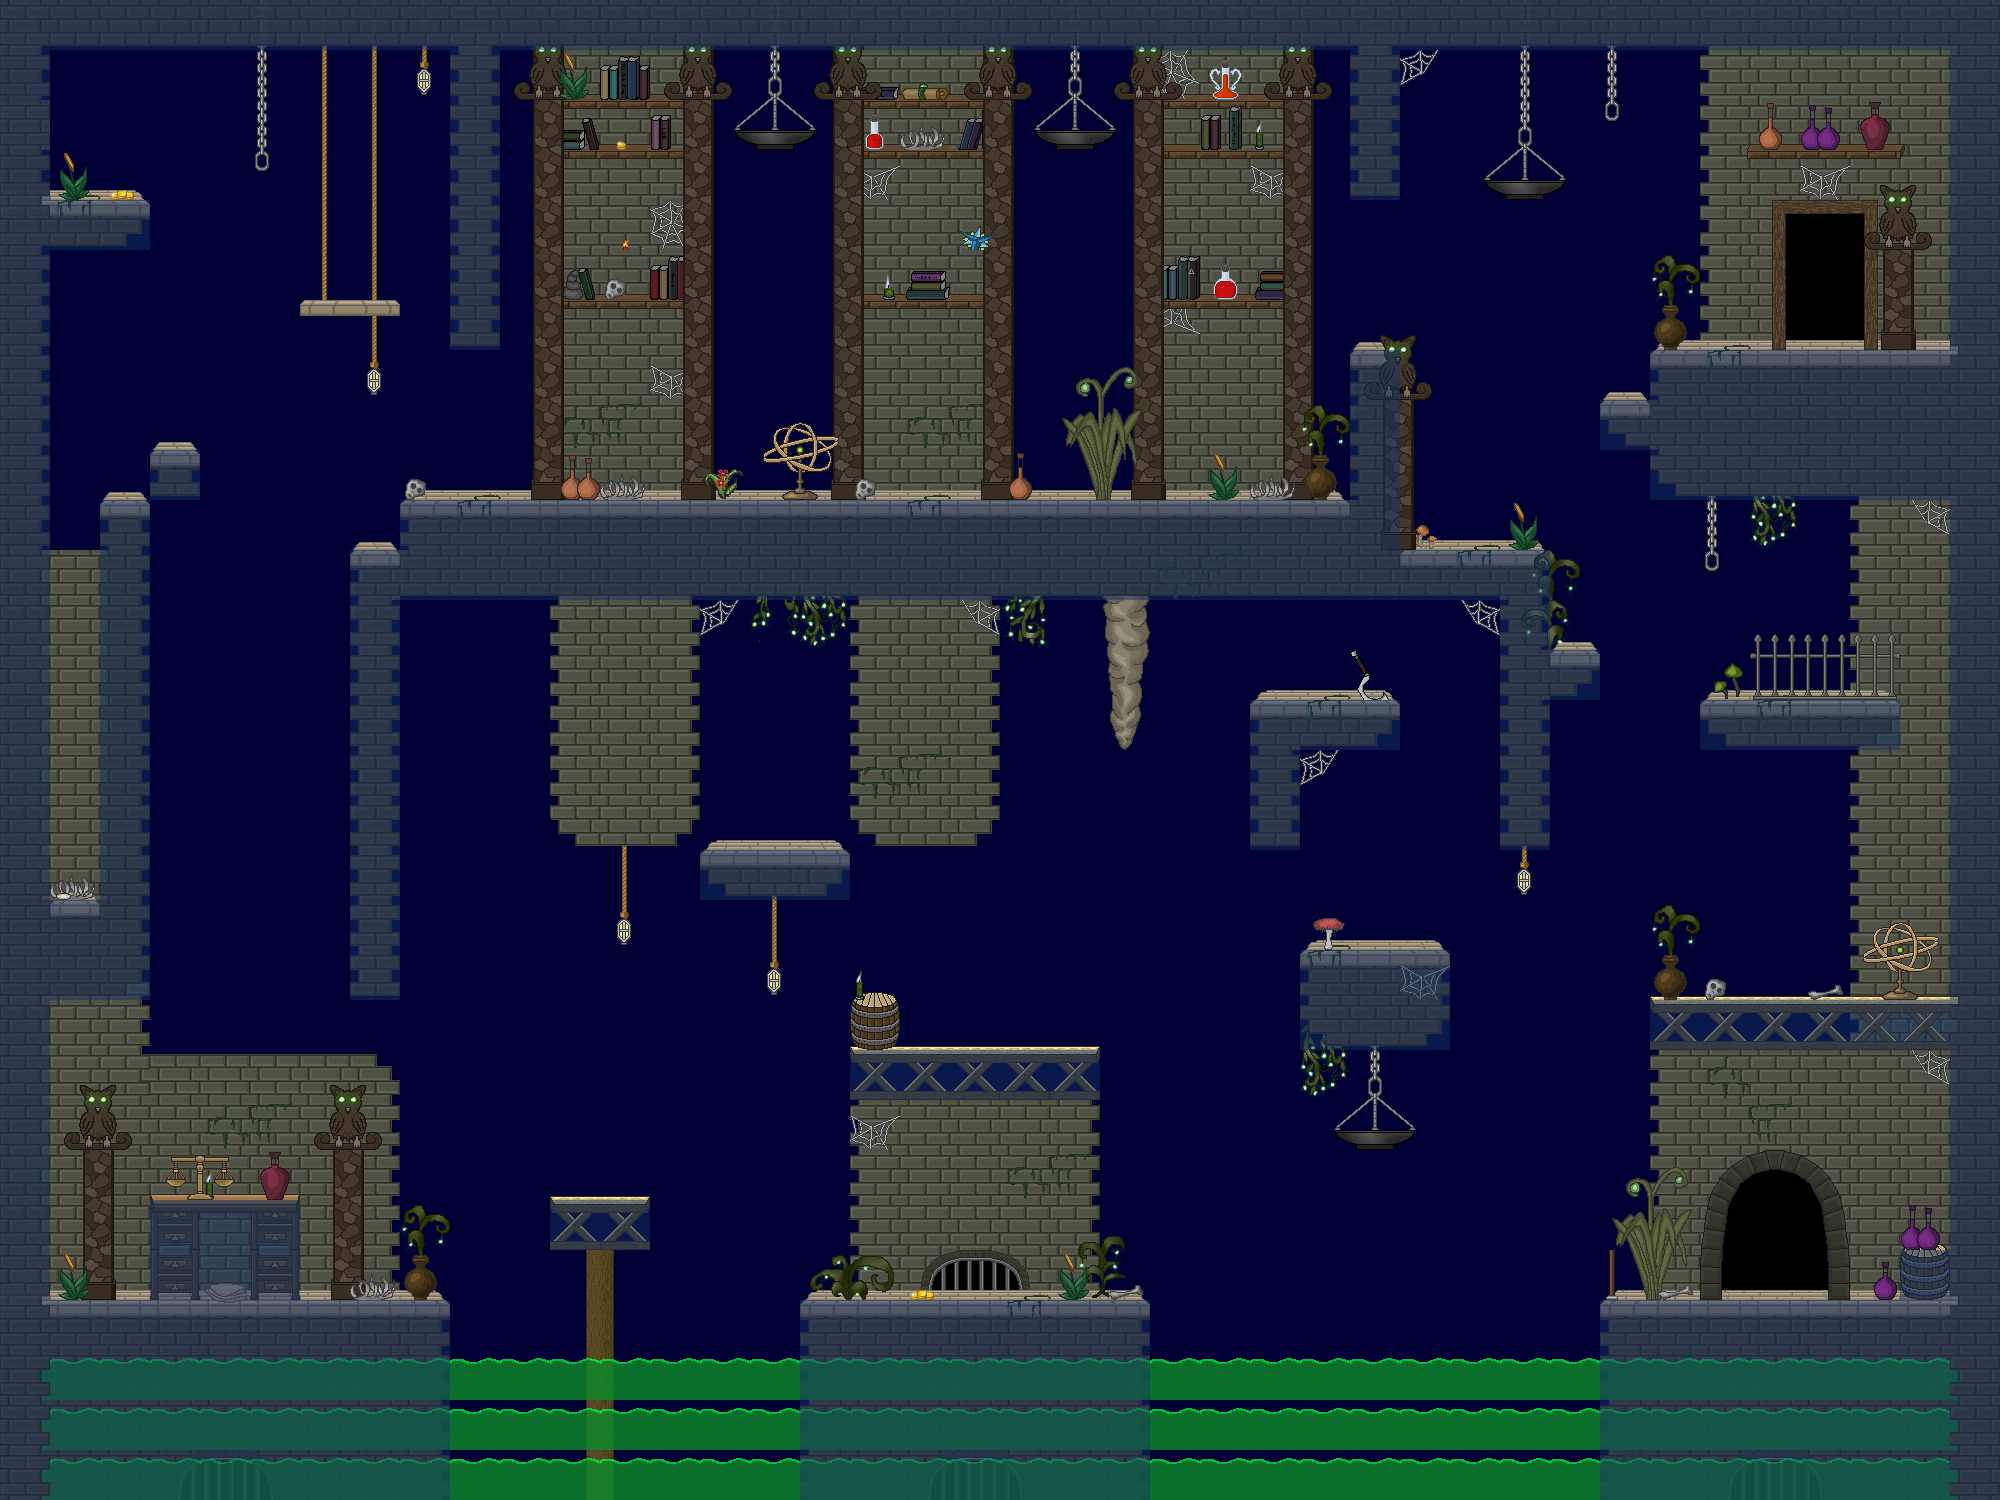

A 2D game scene composited from a Tiled map and its tileset images. What follows is a short description and the map's XML, with each tile layer's data collapsed to a summary:
An orthogonal 40x30 tile map with 50x50 px tiles, 11 tile layers (BG 1, BG 2, BG 3, BG 4, ...), 4 tilesets and 87 objects.

<map version="1.0" tiledversion="1.0.3" orientation="orthogonal" renderorder="right-down" width="40" height="30" tilewidth="50" tileheight="50" backgroundcolor="#000034" nextobjectid="237">
 <properties>
  <property name="backgroundlayers" value="-1.0,res/level/syrahbasement/layer_inf.png" />
  <property name="dimming" value="0.5" />
  <property name="musicpath" value="res/music/lab_theme.ogg" />
  <property name="observed" value="" />
  <property name="tilesetpath" value="res/level/syrahbasement/tileset_level_syrahbasement.png" />
 </properties>
 <tileset firstgid="1" name="tileset_level_syrahbasement" tilewidth="50" tileheight="50" spacing="2" margin="1" tilecount="529" columns="23">
  <image source="tileset_level_syrahbasement.png" width="1200" height="1200" />
  <tile id="80">
   <properties>
    <property name="light" value="40,30,100,150,0.5" />
   </properties>
   <animation>
    <frame tileid="80" duration="100" />
    <frame tileid="103" duration="100" />
    <frame tileid="126" duration="100" />
   </animation>
  </tile>
  <tile id="81">
   <properties>
    <property name="light" value="10,25,100,150,0.6" />
   </properties>
   <animation>
    <frame tileid="81" duration="100" />
    <frame tileid="104" duration="100" />
    <frame tileid="127" duration="100" />
   </animation>
  </tile>
  <tile id="128">
   <properties>
    <property name="light" value="25,25,100,150,0.8" />
   </properties>
  </tile>
  <tile id="172">
   <properties>
    <property name="light" value="50,50,50,30,0.5" />
   </properties>
  </tile>
  <tile id="189">
   <properties>
    <property name="light" value="25,25,100,100,0.3" />
   </properties>
  </tile>
  <tile id="215">
   <properties>
    <property name="light" value="25,30,50,70,1.0" />
   </properties>
  </tile>
  <tile id="348">
   <properties>
    <property name="light" value="35,35,100,100,0.5" />
   </properties>
  </tile>
  <tile id="349">
   <properties>
    <property name="light" value="30,30,100,100,0.5" />
   </properties>
  </tile>
 </tileset>
 <tileset firstgid="530" name="tileset_level_dynamic_tiles" tilewidth="50" tileheight="50" spacing="2" margin="1" tilecount="560" columns="40">
  <image source="../../convenience/tilesets/tileset_level_dynamic_tiles.png" width="2080" height="728" />
 </tileset>
 <tileset firstgid="1090" name="tileset_enemies" tilewidth="50" tileheight="50" spacing="2" margin="1" tilecount="50" columns="5">
  <image source="../../convenience/tilesets/tileset_enemies.png" width="260" height="520" />
 </tileset>
 <tileset firstgid="1140" name="spritesheet_levelitems" tilewidth="50" tileheight="50" tilecount="576" columns="24">
  <image source="../../convenience/tilesets/spritesheet_levelitems.png" width="1200" height="1200" />
  <tile id="0">
   <properties>
    <property name="id" value="fo_caveberry" />
   </properties>
  </tile>
  <tile id="1">
   <properties>
    <property name="id" value="mi_goldengoblet" />
   </properties>
  </tile>
  <tile id="2">
   <properties>
    <property name="id" value="go_onecoin" />
   </properties>
  </tile>
  <tile id="3">
   <properties>
    <property name="id" value="qe_invisrecipe" />
   </properties>
  </tile>
  <tile id="4">
   <properties>
    <property name="id" value="eq_rubyring" />
   </properties>
  </tile>
  <tile id="5">
   <properties>
    <property name="id" value="fo_physalis" />
   </properties>
  </tile>
  <tile id="6">
   <properties>
    <property name="id" value="mi_candleholder" />
   </properties>
  </tile>
  <tile id="11">
   <properties>
    <property name="id" value="mi_sextant" />
   </properties>
  </tile>
  <tile id="25">
   <properties>
    <property name="id" value="fo_healingherb" />
   </properties>
  </tile>
  <tile id="26">
   <properties>
    <property name="id" value="fo_glowingshroom" />
   </properties>
  </tile>
  <tile id="27">
   <properties>
    <property name="id" value="go_threecoins" />
   </properties>
  </tile>
  <tile id="28">
   <properties>
    <property name="id" value="fo_water" />
   </properties>
  </tile>
  <tile id="33">
   <properties>
    <property name="id" value="fo_windrose" />
   </properties>
  </tile>
  <tile id="48">
   <properties>
    <property name="id" value="fo_cheese" />
   </properties>
  </tile>
  <tile id="49">
   <properties>
    <property name="id" value="fo_bread" />
   </properties>
  </tile>
  <tile id="50">
   <properties>
    <property name="id" value="fo_lesserhealingpotion" />
   </properties>
  </tile>
  <tile id="51">
   <properties>
    <property name="id" value="fo_rawmeat" />
   </properties>
  </tile>
  <tile id="52">
   <properties>
    <property name="id" value="we_oathbreaker" />
   </properties>
  </tile>
  <tile id="54">
   <properties>
    <property name="id" value="eq_ironring" />
   </properties>
  </tile>
  <tile id="56">
   <properties>
    <property name="id" value="co_smallpouch" />
   </properties>
  </tile>
  <tile id="72">
   <properties>
    <property name="id" value="fo_apple" />
   </properties>
  </tile>
  <tile id="73">
   <properties>
    <property name="id" value="mi_silverplate" />
   </properties>
  </tile>
  <tile id="74">
   <properties>
    <property name="id" value="qe_silkweed" />
   </properties>
  </tile>
  <tile id="75">
   <properties>
    <property name="id" value="fo_roastedmeat" />
   </properties>
  </tile>
  <tile id="77">
   <properties>
    <property name="id" value="we_hawthorn" />
   </properties>
  </tile>
  <tile id="79">
   <properties>
    <property name="id" value="fo_milk" />
   </properties>
  </tile>
  <tile id="81">
   <properties>
    <property name="id" value="fo_stormweed" />
   </properties>
  </tile>
  <tile id="82">
   <properties>
    <property name="id" value="mi_shinystone" />
   </properties>
  </tile>
  <tile id="99">
   <properties>
    <property name="id" value="fo_devilberry" />
   </properties>
  </tile>
  <tile id="105">
   <properties>
    <property name="id" value="fo_redhat" />
   </properties>
  </tile>
  <tile id="120">
   <properties>
    <property name="id" value="fo_mediumhealingpotion" />
   </properties>
  </tile>
  <tile id="122">
   <properties>
    <property name="id" value="fo_greaterhealingpotion" />
   </properties>
  </tile>
  <tile id="123">
   <properties>
    <property name="id" value="fo_ultimatehealingpotion" />
   </properties>
  </tile>
  <tile id="124">
   <properties>
    <property name="id" value="pe_elixirfire" />
   </properties>
  </tile>
  <tile id="125">
   <properties>
    <property name="id" value="pe_elixirice" />
   </properties>
  </tile>
  <tile id="148">
   <properties>
    <property name="id" value="we_herbalistblade" />
   </properties>
  </tile>
  <tile id="149">
   <properties>
    <property name="id" value="eq_bonering" />
   </properties>
  </tile>
 </tileset>
 <layer name="BG 1" width="40" height="30">
  <data>[1200 cells, 532 non-empty, 38 distinct tile ids]</data>
 </layer>
 <layer name="BG 2" width="40" height="30">
  <data>[1200 cells, 307 non-empty, 58 distinct tile ids]</data>
 </layer>
 <layer name="BG 3" width="40" height="30">
  <data>[1200 cells, 275 non-empty, 79 distinct tile ids]</data>
 </layer>
 <layer name="BG 4" width="40" height="30">
  <data>[1200 cells, 115 non-empty, 25 distinct tile ids]</data>
 </layer>
 <layer name="BG 5" width="40" height="30">
  <data>[1200 cells, 12 non-empty, 6 distinct tile ids]</data>
 </layer>
 <layer name="fluid" width="40" height="30">
  <data>[1200 cells, 120 non-empty, 1 distinct tile ids]</data>
 </layer>
 <layer name="item" width="40" height="30">
  <data>[1200 cells, 18 non-empty, 12 distinct tile ids]</data>
 </layer>
 <layer name="LFG 1" width="40" height="30">
  <data>[1200 cells, 62 non-empty, 36 distinct tile ids]</data>
 </layer>
 <layer name="LFG 2" width="40" height="30" opacity="0.94">
  <data>[1200 cells, 110 non-empty, 6 distinct tile ids]</data>
 </layer>
 <layer name="FG 1" width="40" height="30">
  <data>[1200 cells, 6 non-empty, 2 distinct tile ids]</data>
 </layer>
 <layer name="collidable" width="40" height="30">
  <data>[1200 cells, 328 non-empty, 1 distinct tile ids]</data>
 </layer>
 <objectgroup name="dynamic">
  <object id="96" gid="550" x="50" y="599" width="50" height="50">
   <properties>
    <property name="size" value="6" />
   </properties>
  </object>
  <object id="157" gid="550" x="600" y="700" width="50" height="50">
   <properties>
    <property name="size" value="4" />
   </properties>
  </object>
  <object id="158" gid="590" x="1200" y="700" width="50" height="50">
   <properties>
    <property name="size" value="6" />
   </properties>
  </object>
  <object id="160" gid="550" x="1900" y="749" width="50" height="50">
   <properties>
    <property name="size" value="5" />
   </properties>
  </object>
  <object id="121" gid="663" x="450" y="1150" width="50" height="50">
   <properties>
    <property name="direction" value="0" />
    <property name="distance" value="350" />
    <property name="size" value="1" />
    <property name="speed" value="80" />
   </properties>
  </object>
  <object id="156" gid="663" x="650" y="750" width="50" height="50">
   <properties>
    <property name="direction" value="90" />
    <property name="distance" value="200" />
    <property name="size" value="1" />
    <property name="speed" value="70" />
   </properties>
  </object>
  <object id="166" gid="574" x="1300" y="700" width="50" height="50">
   <properties>
    <property name="gold" value="20" />
   </properties>
  </object>
  <object id="149" gid="948" x="1585" y="1280" width="50" height="50">
   <properties>
    <property name="text" value="GetOut" />
   </properties>
  </object>
  <object id="155" gid="555" x="450" y="400" width="50" height="50">
   <properties>
    <property name="collidable" value="" />
    <property name="strength" value="1" />
    <property name="width" value="1" />
   </properties>
  </object>
  <object id="152" gid="666" x="1350" y="1549" width="50" height="50">
   <properties>
    <property name="direction" value="0" />
    <property name="velocity" value="800" />
    <property name="waiting" value="1000" />
   </properties>
  </object>
  <object id="153" gid="666" x="700" y="1549" width="50" height="50">
   <properties>
    <property name="direction" value="0" />
    <property name="velocity" value="800" />
    <property name="waiting" value="1000" />
   </properties>
  </object>
  <object id="154" gid="666" x="450" y="1549" width="50" height="50">
   <properties>
    <property name="direction" value="0" />
    <property name="velocity" value="800" />
    <property name="waiting" value="1000" />
   </properties>
  </object>
  <object id="174" gid="530" x="50" y="350" width="50" height="50" />
  <object id="175" gid="530" x="1450" y="850" width="50" height="50" />
  <object id="176" gid="674" x="1450" y="1350" width="50" height="50" />
  <object id="177" gid="674" x="1250" y="1350" width="50" height="50" />
  <object id="178" gid="554" x="150" y="1100" width="50" height="50" />
  <object id="179" gid="554" x="300" y="950" width="50" height="50" />
  <object id="180" gid="554" x="150" y="800" width="50" height="50" />
  <object id="181" gid="554" x="300" y="650" width="50" height="50" />
  <object id="182" gid="538" x="550" y="1200" width="50" height="50" />
  <object id="183" gid="538" x="1350" y="950" width="50" height="50" />
  <object id="184" gid="538" x="350" y="300" width="50" height="50" />
  <object id="185" gid="591" x="300" y="350" width="50" height="50" />
  <object id="186" gid="591" x="350" y="350" width="50" height="50" />
  <object id="187" gid="591" x="600" y="400" width="50" height="50" />
  <object id="188" gid="591" x="600" y="250" width="50" height="50" />
  <object id="189" gid="591" x="900" y="250" width="50" height="50" />
  <object id="190" gid="591" x="900" y="400" width="50" height="50" />
  <object id="191" gid="591" x="1200" y="400" width="50" height="50" />
  <object id="192" gid="591" x="1200" y="250" width="50" height="50" />
  <object id="193" gid="551" x="1150" y="250" width="50" height="50" />
  <object id="194" gid="551" x="1150" y="400" width="50" height="50" />
  <object id="195" gid="551" x="850" y="400" width="50" height="50" />
  <object id="196" gid="551" x="850" y="250" width="50" height="50" />
  <object id="197" gid="551" x="550" y="250" width="50" height="50" />
  <object id="198" gid="551" x="550" y="400" width="50" height="50" />
  <object id="199" gid="631" x="650" y="250" width="50" height="50" />
  <object id="200" gid="631" x="650" y="400" width="50" height="50" />
  <object id="201" gid="631" x="950" y="400" width="50" height="50" />
  <object id="202" gid="631" x="950" y="250" width="50" height="50" />
  <object id="203" gid="631" x="1250" y="250" width="50" height="50" />
  <object id="204" gid="631" x="1250" y="400" width="50" height="50" />
  <object id="205" gid="714" x="950" y="850" width="50" height="50" />
  <object id="206" gid="671" x="1900" y="750" width="50" height="50" />
  <object id="207" gid="671" x="50" y="600" width="50" height="50" />
  <object id="208" gid="531" x="50" y="650" width="50" height="50" />
  <object id="209" gid="531" x="50" y="700" width="50" height="50" />
  <object id="210" gid="531" x="50" y="750" width="50" height="50" />
  <object id="211" gid="531" x="50" y="800" width="50" height="50" />
  <object id="212" gid="545" x="50" y="300" width="50" height="50" />
  <object id="213" gid="553" x="1450" y="800" width="50" height="50" />
  <object id="217" gid="544" x="1050" y="800" width="50" height="50" />
  <object id="218" gid="536" x="400" y="600" width="50" height="50" />
  <object id="219" gid="576" x="500" y="600" width="50" height="50" />
  <object id="220" gid="616" x="450" y="600" width="50" height="50" />
  <object id="221" gid="615" x="700" y="850" width="50" height="50" />
  <object id="222" gid="615" x="900" y="1050" width="50" height="50" />
  <object id="223" gid="615" x="1000" y="1050" width="50" height="50" />
  <object id="224" gid="615" x="1050" y="1050" width="50" height="50" />
  <object id="225" gid="575" x="800" y="850" width="50" height="50" />
  <object id="226" gid="575" x="950" y="1050" width="50" height="50" />
  <object id="227" gid="535" x="750" y="850" width="50" height="50" />
  <object id="228" gid="549" x="750" y="150" width="50" height="50">
   <properties>
    <property name="color" value="red" />
   </properties>
  </object>
  <object id="229" gid="549" x="1050" y="150" width="50" height="50">
   <properties>
    <property name="color" value="red" />
   </properties>
  </object>
  <object id="230" gid="549" x="1500" y="200" width="50" height="50">
   <properties>
    <property name="color" value="red" />
   </properties>
  </object>
  <object id="231" gid="549" x="1350" y="1150" width="50" height="50">
   <properties>
    <property name="color" value="green" />
   </properties>
  </object>
  <object id="232" gid="613" x="950" y="1150" width="50" height="50" />
  <object id="233" gid="613" x="900" y="650" width="50" height="50" />
  <object id="234" gid="613" x="1850" y="1150" width="50" height="50" />
  <object id="235" gid="562" x="0" y="600" width="50" height="50">
   <properties>
    <property name="width" value="50" />
   </properties>
  </object>
  <object id="236" gid="555" x="1350" y="250" width="50" height="50">
   <properties>
    <property name="collidable" value="" />
    <property name="oneway_left" value="" />
    <property name="strength" value="3" />
    <property name="width" value="1" />
   </properties>
  </object>
 </objectgroup>
 <objectgroup name="lever 1">
  <object id="172" gid="699" x="50" y="150" width="50" height="50" />
  <object id="173" gid="661" x="50" y="400" width="50" height="50" />
 </objectgroup>
 <objectgroup name="enemy observer">
  <object id="168" gid="1104" x="600" y="150" width="50" height="50">
   <properties>
    <property name="luapath" value="res/level/syrahbasement/observer1.lua" />
   </properties>
  </object>
  <object id="169" gid="1104" x="900" y="150" width="50" height="50">
   <properties>
    <property name="luapath" value="res/level/syrahbasement/observer2.lua" />
   </properties>
  </object>
  <object id="170" gid="1104" x="1200" y="150" width="50" height="50">
   <properties>
    <property name="luapath" value="res/level/syrahbasement/observer3.lua" />
   </properties>
  </object>
  <object id="171" gid="1104" x="125" y="1175" width="50" height="50">
   <properties>
    <property name="luapath" value="res/level/syrahbasement/observer4.lua" />
   </properties>
  </object>
 </objectgroup>
 <objectgroup name="enemy">
  <object id="147" gid="1108" x="1820" y="1090" width="50" height="50" />
  <object id="159" gid="1094" x="1750" y="930" width="50" height="50" />
  <object id="161" gid="1091" x="950" y="1300" width="50" height="50" />
  <object id="162" gid="1103" x="750" y="250" width="50" height="50" />
  <object id="163" gid="1103" x="1100" y="300" width="50" height="50" />
  <object id="164" gid="1090" x="900" y="500" width="50" height="50" />
  <object id="167" gid="1108" x="150" y="90" width="50" height="50" />
 </objectgroup>
 <objectgroup name="trigger">
  <object id="150" x="1725" y="1200" width="100" height="100">
   <properties>
    <property name="keyguarded" value="" />
    <property name="map entry" value="res/map/gandriasewers/gandriasewers.tmx,765,1150" />
    <property name="persistent" value="" />
   </properties>
  </object>
  <object id="151" x="1785" y="250" width="80" height="100">
   <properties>
    <property name="keyguarded" value="" />
    <property name="map entry" value="res/map/syrahhome/syrahhome.tmx,815,550" />
    <property name="persistent" value="" />
   </properties>
  </object>
 </objectgroup>
</map>
